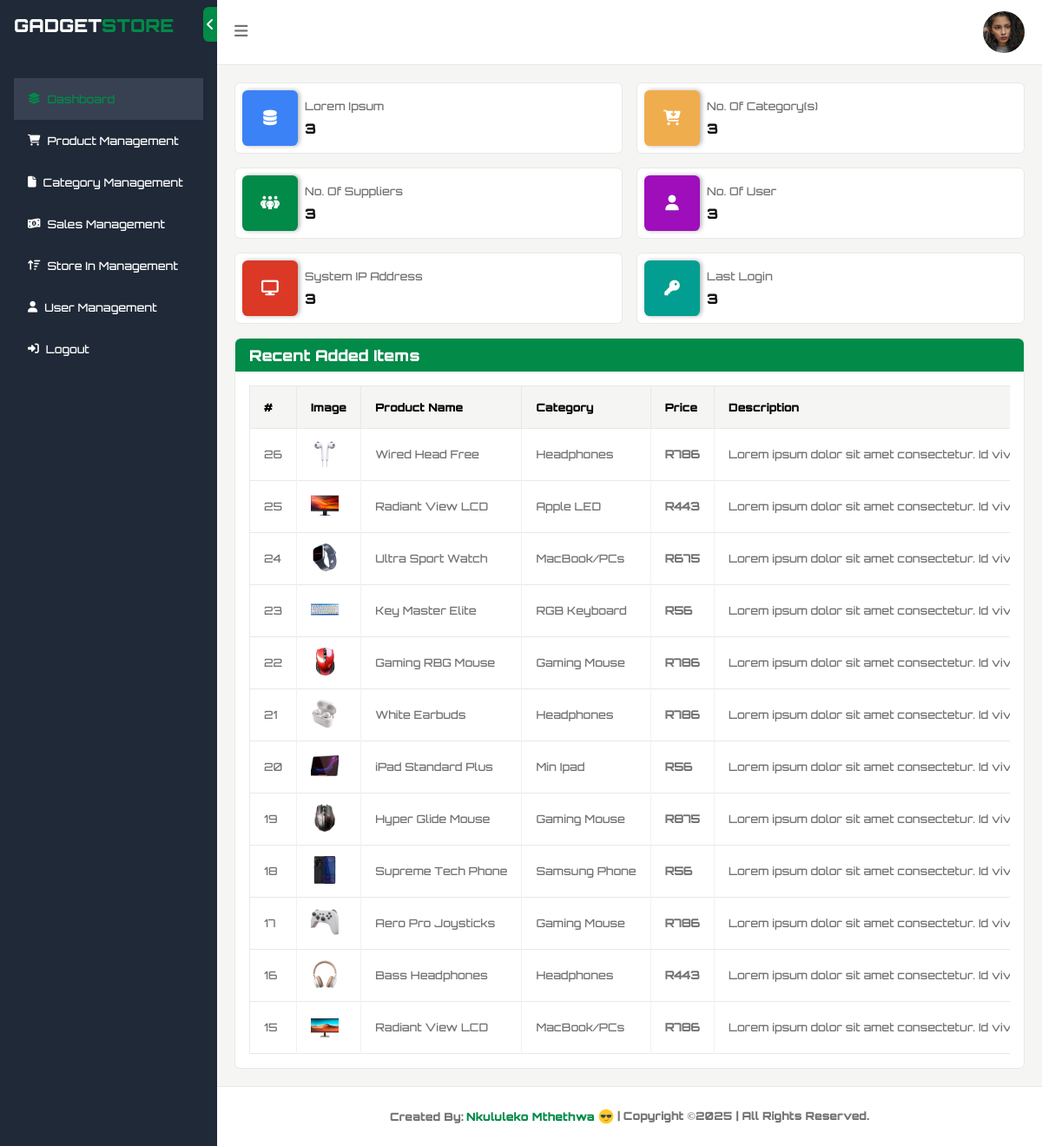
Screenshot of /admin/index.php (signed in) with the database file from the repository.
### tables this page shows
CREATE TABLE `products` (
  `id` int(10) NOT NULL,
  `title` varchar(120) NOT NULL,
  `category` varchar(50) NOT NULL,
  `price` varchar(50) NOT NULL,
  `qty` int(10) NOT NULL,
  `photo` varchar(120) NOT NULL,
  `description` varchar(255) NOT NULL,
  `date` datetime(6) NOT NULL DEFAULT current_timestamp(6)
);

### admin/index.php (the view, shortened to what this page needs)
<!DOCTYPE html>
<html lang="en">
<head>
     <link rel="stylesheet" href="../assets/css/all.css">
      <link rel="stylesheet" href="../assets/css/all.min.css">
      <link rel="stylesheet" href="../assets/css/style.css">
</head>
<body>
    <div class="main">
      <?php include("../includes/templates/admin/sidebar.php");?>
      <div class="main-content">
        <?php include("../includes/templates/admin/header.php");?>
        <div class="overview">
            <div class="content">
                <div class="container-box">
                    <div class="box">
                      <i class="fa-solid fa-database"></i>
                        <div class="text">
                            <p>Lorem Ipsum</p>
                            <h4>3</h4>
                        </div>
                    </div>
                    <div class="box">
                        <i class="fa-solid fa-cart-arrow-down"></i>
                        <div class="text">
                            <p>No. Of Category(s)</p>
                            <h4>3</h4>
                        </div>
                    </div>
                    <div class="box">
                       <i class="fa-solid fa-people-group"></i>
                        <div class="text">
                            <p>No. Of Suppliers</p>
                            <h4>3</h4>
                        </div>
                    </div>
                    <div class="box">
                        <i class="fa-solid fa-user"></i>
                        <div class="text">
                            <p>No. Of User</p>
                            <h4>3</h4>
                        </div>
                    </div>
                    <div class="box">
                        <i class="fa-solid fa-display"></i>
                        <div class="text">
                            <p>System IP Address</p>
                            <h4>3</h4>
                        </div>
                    </div>
                    <div class="box">
                       <i class="fa-solid fa-key"></i>
                        <div class="text">
                            <p>Last Login</p>
                            <h4>3</h4>
                        </div>
                    </div>
                </div>
              <div class="products-content">
                <div class="table-title">
                    <h3>Recent Added Items</h3>
                </div>
                  <div class="table-container">
                    <div class="table-content">
                        <table>
                        <thead>
                            <tr>
                                <th>#</th>
                                <th>Image</th>
                                <th>Product Name</th>
                                <th>Category</th>
                                 <th>Price</th>
                                <th>Description</th>
                            </tr>
                        </thead>
                        <tbody>
                          <?php
                          include("../includes/db.php");
                          $sql = "SELECT * FROM products ORDER BY id DESC LIMIT 12";
                          $results = mysqli_query($conn, $sql);
                          while($data = mysqli_fetch_array($results)){
                          ?>
                            <tr>
                               <td><?php echo $data['id']; ?></td>
                              <td><img src="../<?php echo $data['photo']; ?>" alt="" class="image"></td>
                              <td><?php echo $data['title']; ?></td>
                              <td><?php echo $data['category']; ?></td>
                              <td><strong>R<?php echo $data['price']; ?></strong></td>
                              <td><?php echo $data['description']; ?></td>
                            </tr>
                          <?php
                          }
                          ?>
                        </tbody>
                    </table>
                    </div>
                </div>
              </div>
            </div>
        </div>
      </div>
        <?php include("../includes/templates/admin/footer.php");?>
    </div>
</body>
</html>

### assets/css/style.css (style rules this page uses)
* { margin: 0; padding: 0; box-sizing: border-box; scroll-behavior: smooth; text-decoration: none; list-style: none; }
:root { --primary-color: #028a48; --black: #111; --bg-dark: #1f2937; --white: #fff; --color: #737373; --whiteIsh: #f5f5f3; --nav-hover: #374151; --accent: #3b82f6; --gold: #f0ad4e; --red: #db3826; --pink: #9e0ebb; --teal: #029e91; --transitions: all 400ms ease; --box-shadow: 2px 0 5px rgba(0, 0, 0, 0.3); --border-color: #e9e8e8; --border-radius: 0.4rem; --text-p: --text; --heading-h: --heading; --p-fs: 0.8rem; --h3-fs: 1.1rem; --h2-fs: 1.5rem; }
body { background: var(--whiteIsh); }
p { color: var(--color); font-size: var(--p-fs); font-family: var(--text-p); }
h1, h2, h3, h4, h5, h6 { color: var(--black); font-family: var(--heading-h); }
h3 { font-weight: 500; font-size: var(--h3-fs); }
.table-title { background: var(--primary-color); padding: 0.5rem 1rem; border-top-left-radius: var(--border-radius); border-top-right-radius: var(--border-radius); }
.table-title h3 { color: var(--white); }
.table-container { padding: 1rem 1rem; }
.table-container .table-content { overflow: scroll; }
.table-container .table-content table { width: 100%; border-collapse: collapse; border: 1px solid var(--border-color); }
.table-container .table-content table thead tr { background: var(--whiteIsh); border: 1px solid var(--border-color); }
.table-container .table-content table thead tr th { padding: 1rem; text-align: left; font-size: var(--p-fs); font-family: var(--heading-h); border-right: 1px solid var(--border-color); font-weight: 600; }
.table-container .table-content table tbody tr { border-bottom: 1px solid var(--border-color); }
.table-container .table-content table tbody tr td { font-size: var(--p-fs); font-family: var(--text-p); color: var(--color); padding: 0.75rem 1rem; border-right: 1px solid #f1f1f1; text-wrap: nowrap; }
.table-container .table-content table tbody tr td .image { width: 2rem; height: 2rem; -o-object-fit: cover; object-fit: cover; }
.main { margin-left: 250px; display: flex; flex-direction: column; min-height: 100vh; }
.main .main-content { flex-grow: 1; }
.main .main-content .overview { padding: 20px 20px; }
.main .main-content .overview .content .container-box { display: grid; grid-template-columns: repeat(auto-fit, minmax(400px, 1fr)); gap: 1rem; }
.main .main-content .overview .content .container-box .box { background: var(--white); border-radius: var(--border-radius); padding: 0.5rem 0.5rem; border: 1px solid var(--border-color); display: flex; align-items: center; gap: 0.5rem; }
.main .main-content .overview .content .container-box .box:nth-child(2) i { background: var(--gold); }
.main .main-content .overview .content .container-box .box:nth-child(3) i { background: var(--primary-color); }
.main .main-content .overview .content .container-box .box:nth-child(4) i { background: var(--pink); }
.main .main-content .overview .content .container-box .box:nth-child(5) i { background: var(--red); }
.main .main-content .overview .content .container-box .box:nth-child(6) i { background: var(--teal); }
.main .main-content .overview .content .container-box .box i { font-size: var(--h3-fs); width: 4rem; height: 4rem; background: var(--accent); color: var(--white); display: flex; align-items: center; justify-content: center; border-radius: var(--border-radius); box-shadow: var(--box-shadow); }
.main .main-content .overview .content .container-box .box .text h4 { margin-top: 0.5rem; }
.main .main-content .overview .content .products-content { margin-top: 1rem; background: var(--white); border-radius: var(--border-radius); border: 1px solid var(--border-color); }

### rows the page displays
products: id "26", photo (picture), title "Wired Head Free", category "Headphones", price "786", description "Lorem ipsum dolor sit amet consectetur. Id…"
products: id "25", photo (picture), title "Radiant View LCD", category "Apple LED", price "443", description "Lorem ipsum dolor sit amet consectetur. Id…"
products: id "24", photo (picture), title "Ultra Sport Watch", category "MacBook/PCs", price "675", description "Lorem ipsum dolor sit amet consectetur. Id…"
products: id "23", photo (picture), title "Key Master Elite", category "RGB Keyboard", price "56", description "Lorem ipsum dolor sit amet consectetur. Id…"
products: id "22", photo (picture), title "Gaming RBG Mouse", category "Gaming Mouse", price "786", description "Lorem ipsum dolor sit amet consectetur. Id…"
products: id "21", photo (picture), title "White Earbuds", category "Headphones", price "786", description "Lorem ipsum dolor sit amet consectetur. Id…"
products: id "20", photo (picture), title "iPad Standard Plus", category "Min Ipad", price "56", description "Lorem ipsum dolor sit amet consectetur. Id…"
products: id "19", photo (picture), title "Hyper Glide Mouse", category "Gaming Mouse", price "875", description "Lorem ipsum dolor sit amet consectetur. Id…"
products: id "18", photo (picture), title "Supreme Tech Phone", category "Samsung Phone", price "56", description "Lorem ipsum dolor sit amet consectetur. Id…"
products: id "17", photo (picture), title "Aero Pro Joysticks", category "Gaming Mouse", price "786", description "Lorem ipsum dolor sit amet consectetur. Id…"
products: id "16", photo (picture), title "Bass Headphones", category "Headphones", price "443", description "Lorem ipsum dolor sit amet consectetur. Id…"
products: id "15", photo (picture), title "Radiant View LCD", category "MacBook/PCs", price "786", description "Lorem ipsum dolor sit amet consectetur. Id…"
